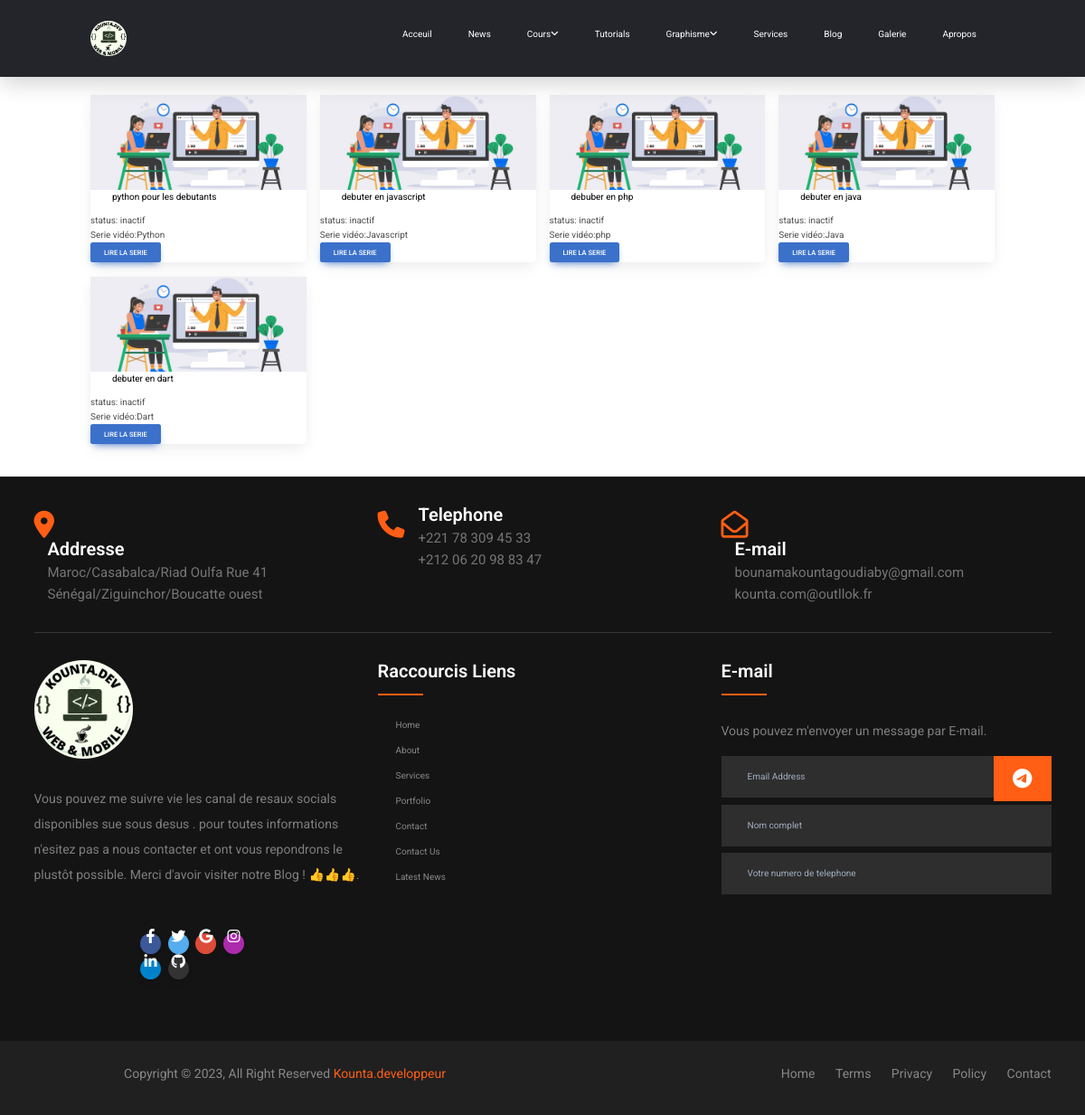
The app's page /allserie with its own data.
### blog/models.py (models this page shows, shortened)
class tutocategorie(models.Model):
    title = models.CharField(max_length=500)
    image = models.ImageField()
    description = models.TextField(max_length=50000)
    date_added = models.DateTimeField(auto_now_add=True)
    class Meta:
        ordering = ['-date_added']

### blog/views.py (the view)
# urls.py: path("allserie", views.allserie, name="allserie"),
def allserie(request):
    list_tuto = tutocategorie.objects.all()
    content = {"list_tuto": list_tuto}
    return render(request, "blog/tuto/all.html", content)

### blog/templates/blog/tuto/all.html (shortened to what this page needs)
{% extends 'base.html' %} {% load static %} {% block content %}
<section class="home" id="home">
  <center><h1><marquee> Toutes les Series de Tutorials</marquee></h1></center>
        <section class="" id="services">
          <div class="row">
           {% for tutocategorie  in list_tuto %}
            <div class="col-md-3 blog">
              <div class="card">
                <div class="image">
                    <img src="{{tutocategorie.image.url}}" alt="">
                    <p class="full">{{tutocategorie.description}}</p>
                </div>
                <div class="content">
                 status: inactif
                </div>
                <div class="content">
                  Serie vidéo:{{tutocategorie.title}}
                 </div>
                <div class="content">
                  <button type="button" class="btn btn-primary">Lire la serie</button>
                </div>
            </div>
           <br>
          </div>
          {% endfor %}
          </div>
        </section>
</section>
{% endblock content %}

### blog/static/css/style.css (style rules this page uses)
html { font-size: 62.5%; scroll-behavior: smooth; scroll-padding-top: 5rem; overflow-x: hidden; }
body { background: #000; }
section { padding: 5rem 9%; }
.home { padding: 0; margin-top: 5rem; }
section { padding: 20px 100px; }
body { background: #e2e1e0; text-align: center; }
.full { text-align: left; word-wrap: break-word; position: relative; color: #000; margin-left: 10%; margin-right: 10%; }

### records on screen
tutocategorie: image (picture), description "python pour les debutants", title "Python"
tutocategorie: image (picture), description "debuter en javascript", title "Javascript"
tutocategorie: image (picture), description "debuber en php", title "php"
tutocategorie: image (picture), description "debuter en java", title "Java"
tutocategorie: image (picture), description "debuter en dart", title "Dart"
